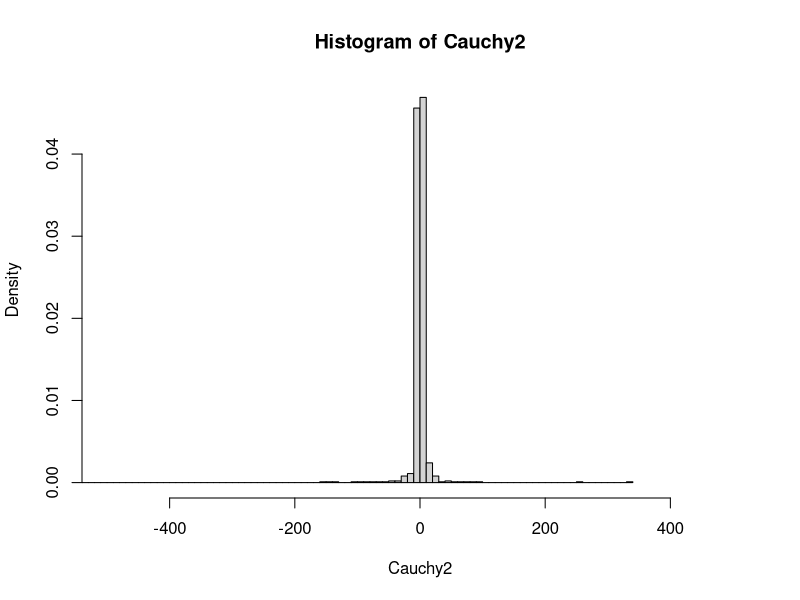

The R source for this figure:
#CONVOLUCOES* continuaçao
set.seed(666)
Z.star <- replicate(1E3,sum(runif(12)-0.5))

x<- sample(1:1000,size=500)
y<- seq(1,1000,1)[!(1:1000 %in% x)]

matriz <- matrix(c(Z.star[x],Z.star[y]),nrow=500)
MDist<-apply(matriz**2,1,FUN=sum)
all.equal(diag(matriz%*%t(matriz)), MDist)
#o esperado é 0.5
mean(MDist <= qchisq(p=0.5,df=2))
#.95
mean(MDist <= qchisq(p=0.95,df=2))
#.99
mean(MDist <= qchisq(p=0.99,df=2))
## TRANSFORMAÇÃO DE BOX-MULLER ----
#U1 E U2 IID U1 ~ Unif(0,1)
#entao se: Z1 = sqrt(-2*log(U1))*cos(2*pi*U2)  e Z2= sqrt(-2*log(U1))*sin(2*pi*U2)
#Z1 e Z2 são normais padrão N(0,1)

##provando
#Z1^2 + Z2^2 = -2*log(U1)
#portanto U1= exp( (-1/2)*(Z1^2+Z2^2) )
#Z2/Z1=tg(2*pi*U2) -> U2=arctg(Z2/Z1)/(2*pi)

############ CALCULAR JACOBIANO E TERMINAR A TRANSFORMACAO, ENCONTRANDO AS MARGINAIS

#APLICANDO BOX-MULLER NAS UNIFORMES
set.seed(109)
U1<- runif(1E3)
U2<- runif(1E3)
a<- sqrt(-2*log(U1))
b<- 2*pi*U2
Z1 <- a*cos(b)
Z2 <- a*sin(b)

ks.test(Z1,pnorm)
ks.test(Z2,pnorm)

matriz <- matrix(c(Z1,Z2),ncol=2)
MDist<-apply(matriz**2,1,FUN=sum)

for (p in c(0.5,.95,.99)) print(mean(MDist <= qchisq(p=p,df=2)))

##NORMAL PADRAO -> CAUCHY ----
#Z1/Z2
Cauchy <- Z.star[x]/Z.star[y]
#METODO DA INVERSA
Cauchy2 <- tan(pi*(U1-1/2))

hist(Cauchy2, freq=F, xlim=c(-500,500),breaks=100)
